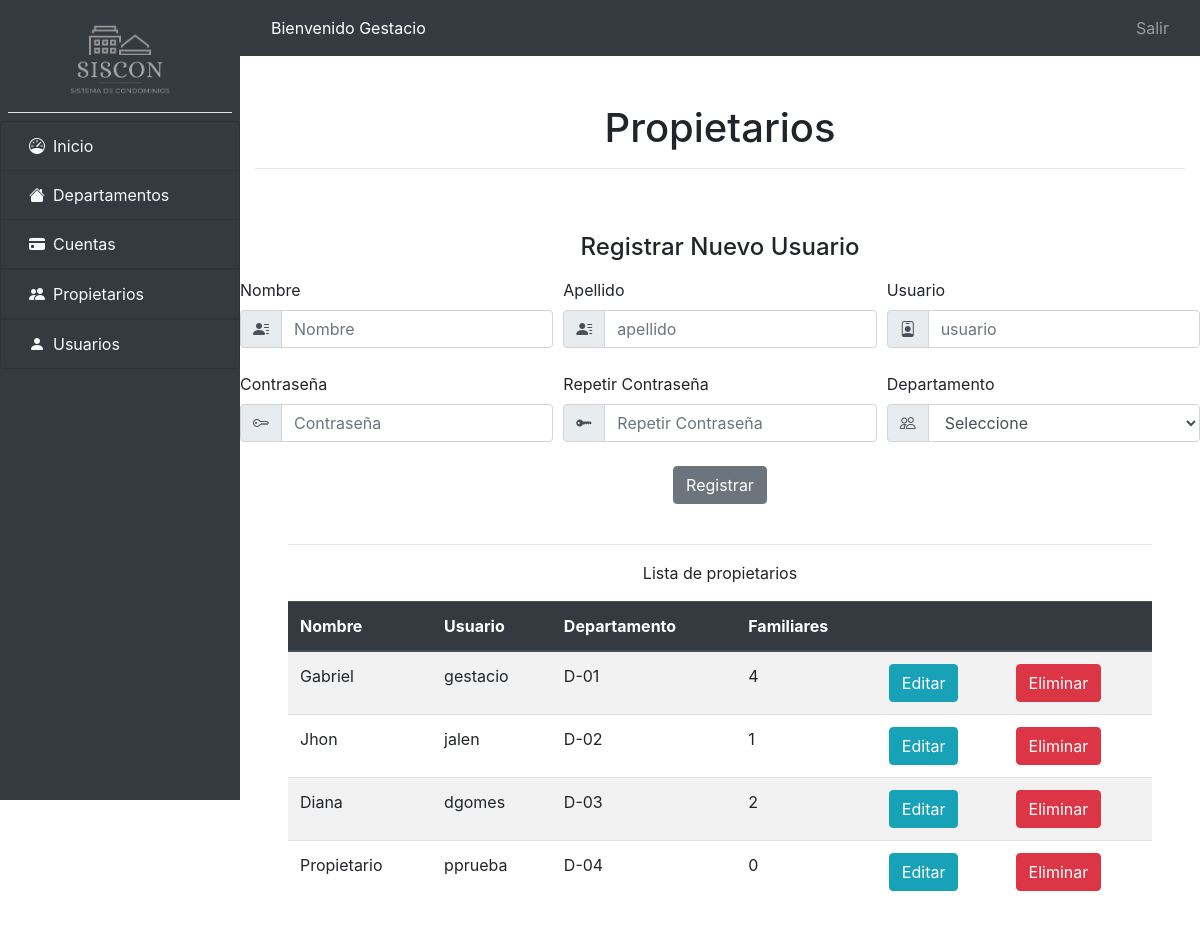
Page /propietarios/propietarios.php (signed in) on the earlier database version.
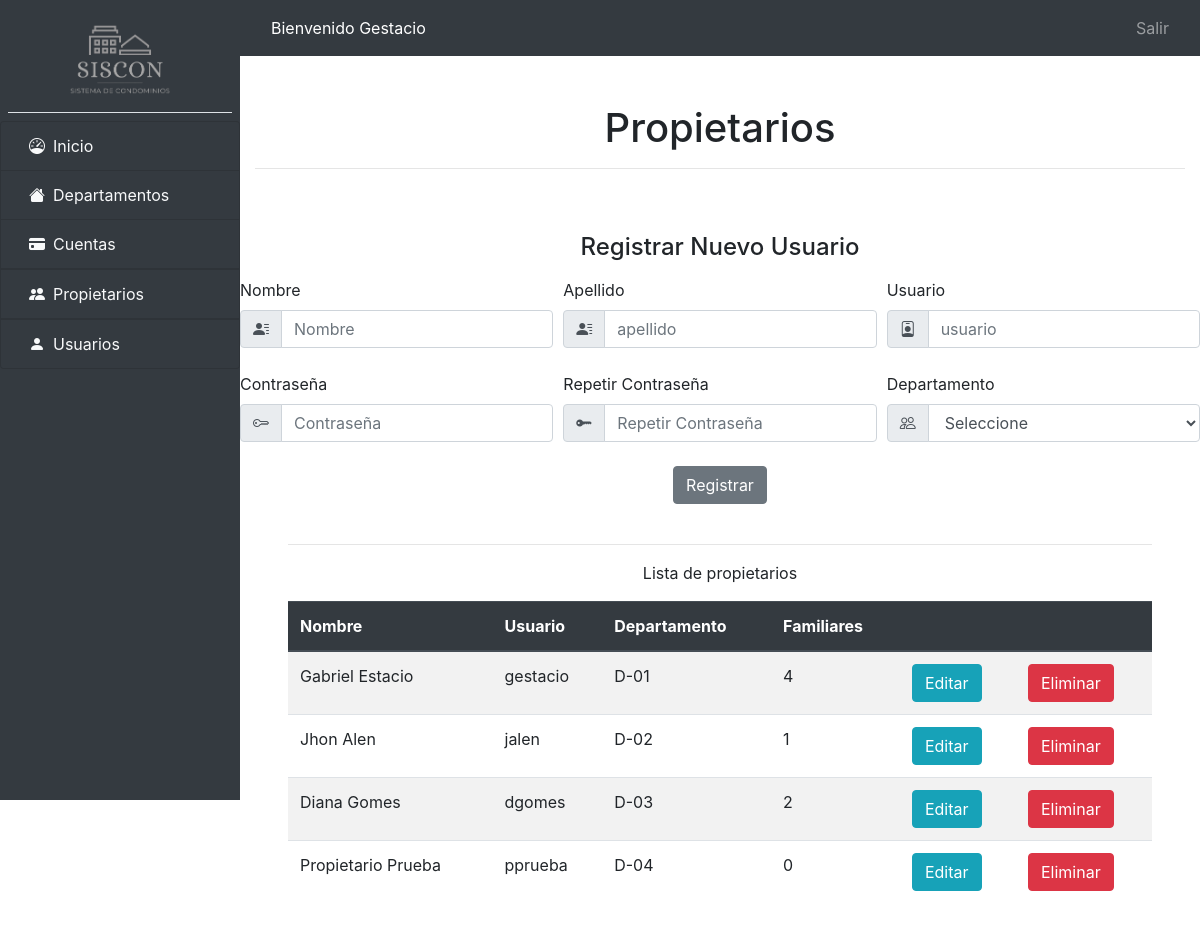
Same page on the later database version.
### tables this page shows
CREATE TABLE `propietarios` (
  `id` int(11) NOT NULL,
  `nombre` varchar(200) NOT NULL,
  `usuario` varchar(200) NOT NULL,
  `contraseña` varchar(200) NOT NULL,
  `id_departamento` int(11) NOT NULL,
  `fcreacion` date NOT NULL DEFAULT current_timestamp()
);

CREATE TABLE `departamentos` (
  `id` int(11) NOT NULL,
  `departamento` varchar(50) NOT NULL,
  `fecha_creacion` date NOT NULL DEFAULT current_timestamp()
);

### Conexion.php (called while the page is built, shortened)
<?php
class Conexion
{
    public function conectar()
    {
        $servidor = 'localhost';
        $nombre_bd = 'siscon';
        $usuario = 'root';
        $password = '';
        $opciones = array(PDO::MYSQL_ATTR_INIT_COMMAND => 'SET NAMES utf8');
        try {
            $this->conexion = new PDO("mysql:host=" . $servidor . "; dbname=" . $nombre_bd, $usuario, $password, $opciones);
            return $this->conexion;
        } catch (Exception $e) {
            die("El error de Conexión es: " . $e->getMessage());
        }
    }
    public function selectAll($consulta)
    {
        $this->conexion = $this->conectar();
        $resultado = $this->conexion->prepare($consulta);
        $resultado->execute();
        return $resultado->fetchAll(PDO::FETCH_ASSOC);
    }
}
$conexion = new Conexion();

### propietarios/select_propietarios.php (called while the page is built)
<?php
$consulta = "SELECT *, departamento FROM `propietarios` INNER JOIN departamentos on departamentos.id = propietarios.id_departamento";
$propietarios = $conexion->selectAll($consulta);

### propietarios/select_familiares.php (called while the page is built, shortened)
<?php
$consulta = "SELECT COUNT(*) as count_familiares FROM familiares INNER JOIN propietarios ON propietarios.id = familiares.id_propietario GROUP BY id_propietario;";
$count_familiares = $conexion->selectAll($consulta);

### propietarios/propietarios.php (the view, shortened to what the changed rows need)
<?php include_once('../header.php'); ?>
<?php include_once('select_propietarios.php') ?>
<?php include_once('select_familiares.php') ?>
<div class="container">
    <div class="row justify-content-center">
        <div class="container px-5 my-3">
            <table class="table table-striped">
                <thead class="thead-dark">
                    <tr>
                        <th scope="col">Nombre</th>
                        <th scope="col">Usuario</th>
                        <th scope="col">Departamento</th>
                        <th scope="col">Familiares</th>
                        <th scope="col"></th>
                        <th scope="col"></th>
                    </tr>
                </thead>
                <tbody>
                    <?php for ($i=0; $i<count($propietarios); $i++): ?>
                        <tr>
                            <td><?php echo $propietarios[$i]['nombre'] ?></td>
                            <td><?php echo $propietarios[$i]['usuario'] ?></td>
                            <td><?php echo $propietarios[$i]['departamento'] ?></td>
                            <td><?php echo boolval($i < count($count_familiares)) ? $count_familiares[$i]['count_familiares'] : "0" ?></td>
                            <td>
                                <form action="editar_usuario.php" method="GET">
                                    <button class="btn btn-info" type="submit">Editar</button>
                                </form>
                            </td>
                            <td>
                                <form action="delete_usuario.php" method="POST">
                                    <button class="btn btn-danger" onclick="return confirm('Estás seguro de eliminar el usuario?')" type="submit">Eliminar</button>
                                </form>
                            </td>
                        </tr>
                    <?php endfor ?>
                </tbody>
            </table>
        </div>
    </div>
</div>
</div>
<?php include_once('../footer.php'); ?>

Differences in the rows shown:
changed propietarios "gestacio": nombre "Gabriel" → "Gabriel Estacio"
changed propietarios "jalen": nombre "Jhon" → "Jhon Alen"
changed propietarios "dgomes": nombre "Diana" → "Diana Gomes"
changed propietarios "pprueba": nombre "Propietario" → "Propietario Prueba"
